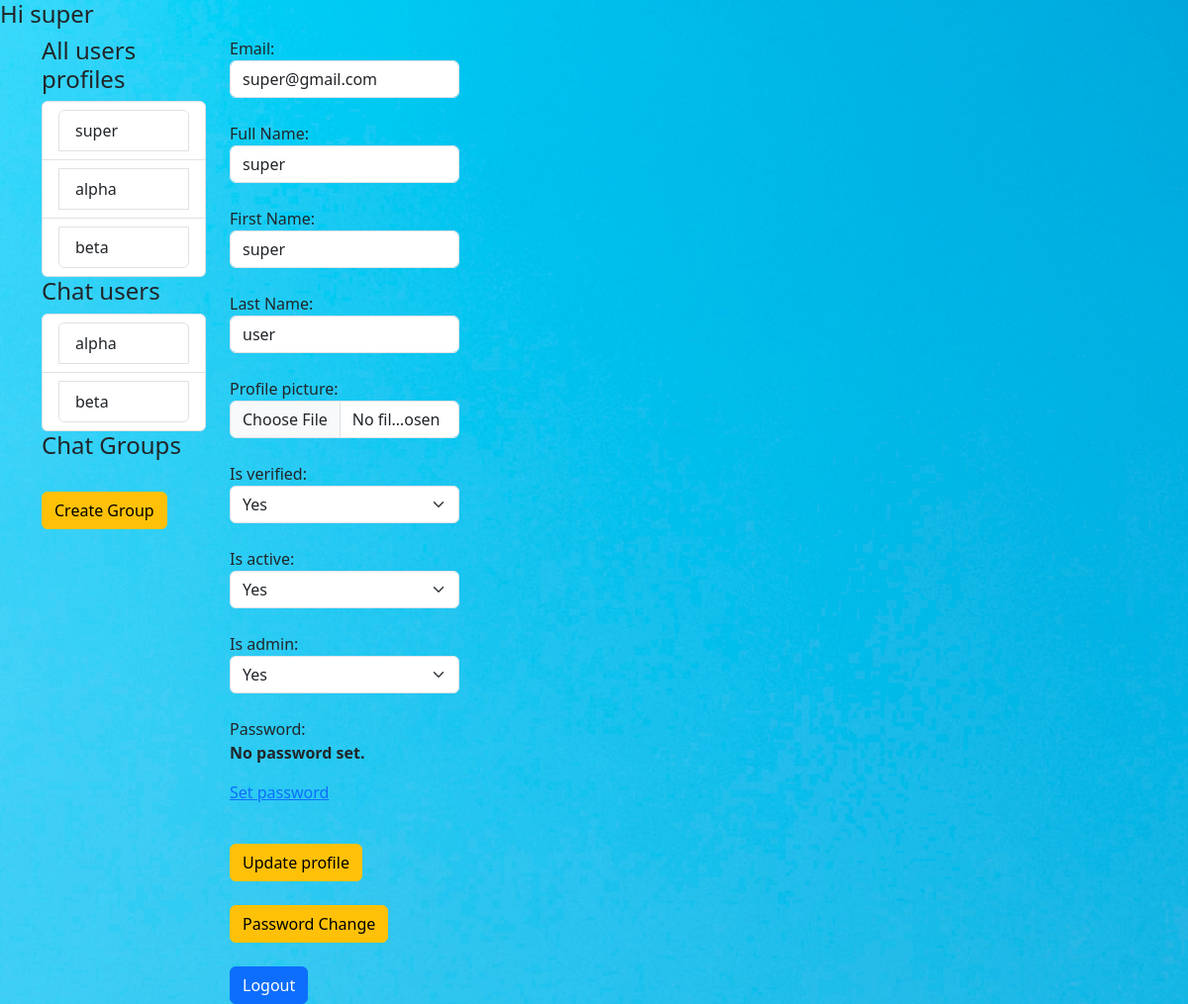
Before: /reg/profile/ (signed in) with the older database file.
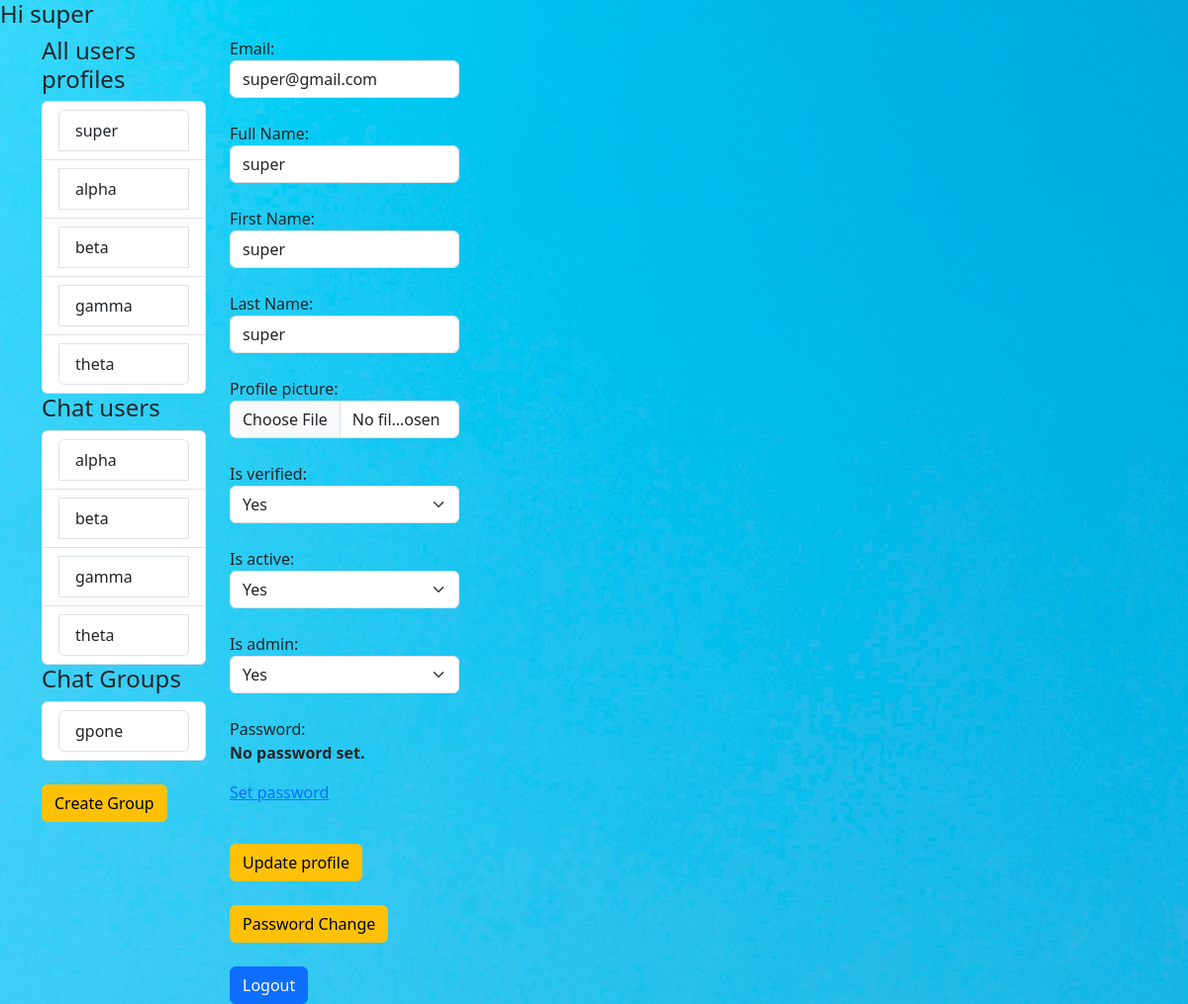
After: the same page with the newer database file.
### registration/models.py (models this page shows, shortened)
class User(AbstractBaseUser):
    email = models.EmailField(max_length=200, verbose_name="Email", unique=True)
    username = models.CharField(max_length=70, verbose_name="Full Name")
    first_name = models.CharField(max_length=70, verbose_name="First Name")
    last_name = models.CharField(max_length=70, verbose_name="Last Name")
    profile_picture = models.ImageField(upload_to ='uploads/',blank=True, null=True)
    is_verified = models.BooleanField(default=False)
    otp = models.CharField(max_length=6, blank=True, null=True)
    is_active = models.BooleanField(default=True)
    is_admin = models.BooleanField(default=False)
    created_at = models.DateTimeField(auto_now_add= True)
    updated_at = models.DateTimeField(auto_now=True)
    last_login = models.DateTimeField(auto_now=True)
    objects = UserManager()
    USERNAME_FIELD = 'email'
    REQUIRED_FIELDS = ['username','otp','first_name','last_name']
    def __str__(self):
        return self.email

### chatapp/models.py (models this page shows)
class Group(models.Model):
    name = models.CharField(max_length=20)
    timestamp = models.DateTimeField(auto_now=True)
    members = models.ManyToManyField(User, blank=False, related_name='group_members')

### registration/views.py (the view)
# urls.py: path('profile/',views.userprofile, name='profile'),
@login_required
def userprofile(request):
    if request.user.is_authenticated:
        all_user = User.objects.all().exclude(is_verified=False)
        all_groups = Group.objects.filter(members=request.user).annotate(
                                            num_members=Count('members')).filter(members__gt=3)
        if request.method == "POST":
            if request.user.is_admin == True:
                fm = AdminProfileForm(request.POST, instance= request.user)
                user = all_user
            else:
                fm = UserProfileForm(request.POST, instance= request.user)
                user = None
            if fm.is_valid():
               fm.save()
               messages.success(request, "Your Profile data is updated")
        else:
            if request.user.is_admin == True:
                fm = AdminProfileForm(instance= request.user)
                user = all_user
            else:
                fm = UserProfileForm(instance= request.user)
                user = None
        return render(request, 'registration/profilepage.html', {'nm': request.user, 'FORM': fm, 'users':user,
                                                                 'chat_users':all_user.exclude(email=request.user),
                                                                 'all_groups':all_groups})
    else:
        return HttpResponseRedirect('/reg/login/')

### registration/templates/registration/profilepage.html (shortened to what this page needs)
{% extends 'registration/home.html' %}
{% load static %}
{% block basecontent %}
    <h4>Hi {{nm.username}}</h4>
    <div class="container">
        <div class="row">
            <div class="col-md-2">
                {% if users != None %}
                <h4>All users profiles</h4>
                <ul class="list-group">
                    {% for user in users %}
                    <li class="list-group-item">
                    <a href="{% url 'userdetails' user.id %}" class="list-group-item list-group-item-action">{{user.username}}</a>
                    </li>
                    {% endfor %}
                </ul>
                {% endif %}
                <h4>Chat users</h4>
                <ul class="list-group">
                    {% for oneuser in chat_users %}
                    <li class="list-group-item">
                    <a href="{% url 'create_chatgroup' nm.id oneuser.id %}" class="list-group-item list-group-item-action">
                        {{oneuser.username}}</a>
                    </li>
                    {% endfor %}
                </ul>
                <h4>Chat Groups</h4>
                <ul class="list-group">
                    {% for group in all_groups %}
                    <li class="list-group-item">
                    <a href="{% url 'community_chat' group.name %}" class="list-group-item list-group-item-action">
                        {{group.name}}</a>
                    </li>
                    {% endfor %}
                </ul>
                <br>
                <a href="{% url 'create_communitygroup' %}" class="btn btn-warning">
                    Create Group</a>
                <br>
            </div>
            <div class="col-md-10">
                <form action="" method="POST" novalidate>
                    {% for foo in FORM %}
                    <div class="form-group col-3">
                        {{foo.label_tag}} <br>{{foo}} {{form.errors | striptags}}
                    </div> <br>
                    {% endfor %}
                    <input type="submit" value="Update profile" class="btn btn-warning">
                </form>
                <br>
                <a href="{% url 'chpass' %}" class="btn btn-warning">Password Change</a>
                <br>
                <br>
                <a href="{% url 'logout' %}" class="btn btn-primary">Logout</a>
            </div>
        </div>
    </div>
{% endblock basecontent %}

Changed rows visible on the page:
changed User "super": last_name "user" → "super"
added User: username "gamma"
added User: username "theta"
now on this page (row edited): Group: name "gpone"
